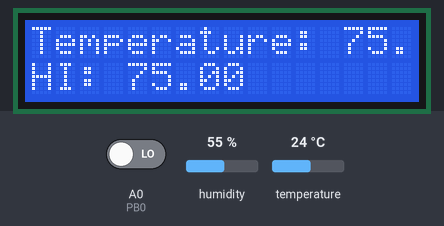
The sketch below on a simulated Arduino Uno, built with avr-gcc and run on an emulated ATmega328P. Shown: 16×2 character LCD. The inputs (shaded band) are chosen by the test bench; at power-on: A0 (PB0) LOW, humidity 55 %, temperature 24 °C.

Above: at 1.2 s.
1.3 s: A0 (PB0) driven HIGH
At 2.0 s:
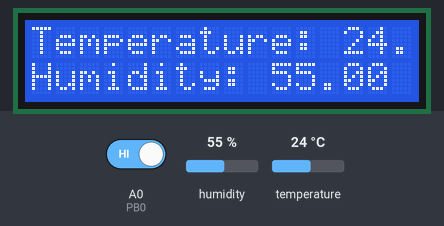
3.1 s: humidity set to 22 %
At 4.7 s:
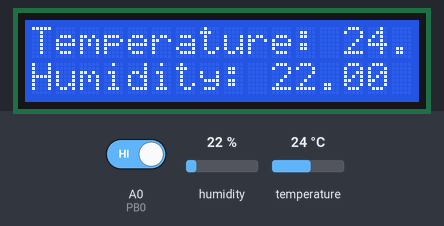
5.6 s: temperature set to 12 °C
At 6.9 s:
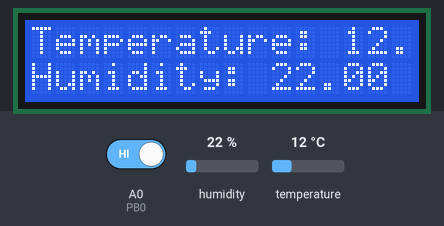
7.7 s: A0 (PB0) driven LOW
At 8.9 s:
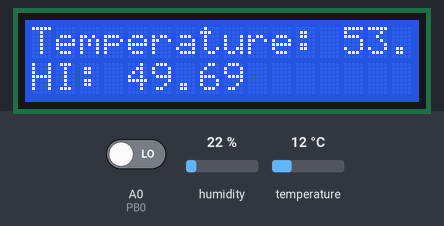
9.2 s: humidity set to 40 %
At 11.4 s:
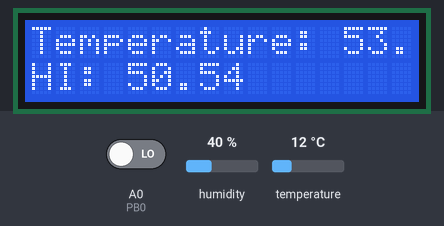
11.8 s: temperature set to 19 °C
At 13.5 s:
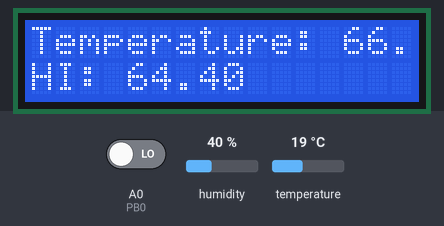
Timing chart, 0 to 14.9 s (numbered marks = the images above; inputs shaded):
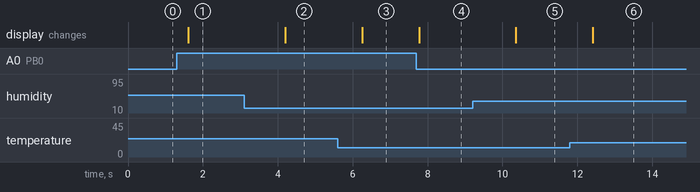

The sketch:

ex5-2-1.ino
```cpp
//========== ex5-2-1.ino ============
// pins 12~10 connected to P13A-1~P13A-3; RS, RW, EN
// pins 5~2 connected to P13A-8~P13A-11, DB4~DB7
// LCD 1602 inserted in P13A1 header
// pin 13 connected to P27, DHT11
// pin A0 connected to P6A-5, P6A-1 to GND, key 0
//========== Global Declaration ============
#include <LiquidCrystal.h>		// include the LiquidCrystal library
#define  PB0  A0			// key 0 connected to analog pin A0
#include  "DHT.h"			// include the DHT sensor library
DHT  myDHT(13, DHT11);			// create a DHT object called myDHT
LiquidCrystal  myLCD(12,11,10, 5,4,3,2);// create a LiquidCrystal object named myLCD
//========== Initialization ============
void setup()
{  pinMode(PB0, INPUT); 		// configure analog pin A0 as an input
   myLCD.begin(16, 2); 			// initialize the LiquidCrystal library
   myDHT.begin(); 			// initialize the DHT sensor library
}
//========== Main Code ============
void loop()
{  int pb=digitalRead(PB0);			    // read key 0
   if (!pb)					    // if key 0 is pressed,
   {  float Fahrenheit = myDHT.readTemperature(1);  // read temperature in Fahrenheit
      myLCD.clear(); 				    // clear screen
      myLCD.setCursor(0,0); 		// set cursor position
      myLCD.print("Temperature: ");	// display string
      myLCD.print(Fahrenheit); 		// display temperature in degrees Fahrenheit
      float Humidity = myDHT.readHumidity();	// read humidity
      float hi = myDHT.computeHeatIndex(Fahrenheit, Humidity);// calculate heat index
      myLCD.setCursor(0,1); 		// set cursor position
      myLCD.print("HI: ");		// display string
      myLCD.print(hi); 			// display heat index
    }
    else
    {  float Celsius = myDHT.readTemperature(0);  // read temperature in Celsius
       myLCD.clear(); 			// clear screen
       myLCD.setCursor(0,0); 		// set cursor position
       myLCD.print("Temperature: ");	// display string
       myLCD.print(Celsius); 		// display temperature in degrees Celsius
       float Humidity = myDHT.readHumidity();	// read humidity
       myLCD.setCursor(0,1); 		// set cursor position
       myLCD.print("Humidity: ");	// display string
       myLCD.print(Humidity);	 	// display humidity
     }
     delay(500); 			// a delay of 0.5 seconds
}
```

Measured:
- after the input at 1.3 s, the display: changes after 0.31 s (image 1)
- after the input at 3.1 s, the display: changes after 1.1 s (image 2)
- after the input at 5.6 s, the display: changes after 0.65 s (image 3)
- after the input at 7.7 s, the display: changes after 0.07 s (image 4)
- after the input at 9.2 s, the display: changes after 1.2 s (image 5)
- after the input at 11.8 s, the display: changes after 0.60 s (image 6)
